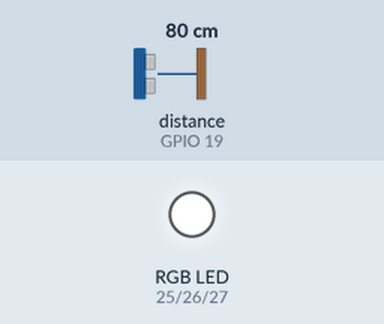
A sketch run on a simulated ESP32. On the bench: an RGB LED mixed from three pins (HIGH = lit). Inputs (shaded band) come from the test bench; at power-on: distance to the obstacle (sensor on GPIO 19) 80 cm. The echo pulse lasts 58.3 µs per cm; WiFi joins after 1.5 s; servers stay silent unless stated; no MQTT or app messages arrive unless stated; pins used as bus, display or sensor lines are not drawn; what the sketch prints to the serial monitor is not drawn.

Above: at 2.7 s.
2.8 s: distance to the obstacle (sensor on GPIO 19) set to 34 cm
At 6.5 s:
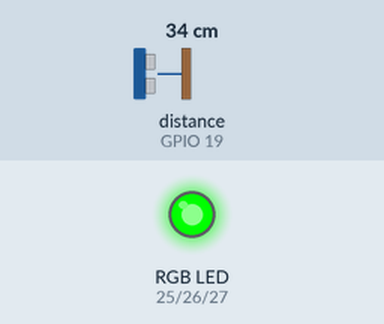
6.8 s: distance to the obstacle (sensor on GPIO 19) set to 26 cm
At 10.8 s:
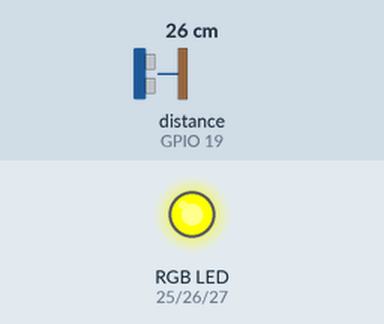
12.3 s: distance to the obstacle (sensor on GPIO 19) set to 12 cm
16.3 s: distance to the obstacle (sensor on GPIO 19) set to 9 cm
Timing chart, 0 to 19.3 s (numbered marks = the images above; inputs shaded):
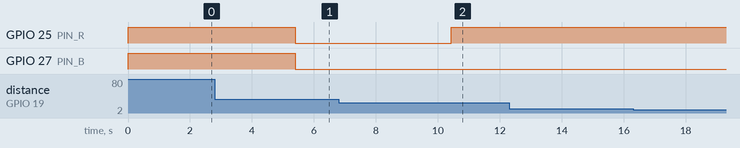

The sketch:

HC-SR04-RGB.ino
```cpp
#include <WiFi.h>
#include "Adafruit_MQTT.h"
#include "Adafruit_MQTT_Client.h"

// ---------------------- CONFIGURACIÓN WI-FI ----------------------
#define WLAN_SSID   "ARTEFACTOS"
#define WLAN_PASS   "87654321"

// ---------------------- CONFIGURACIÓN ADAFRUIT IO ----------------------
#define AIO_SERVER      "io.adafruit.com"
#define AIO_SERVERPORT  1883
#define AIO_USERNAME    "IgnacioZZ"
#define AIO_KEY         "aio_ojpE860D4CGEE7lCWnEvL67m0mFm"

// ---------------------- PINES ----------------------
#define TRIG_PIN  18
#define ECHO_PIN  19
#define PIN_R     25
#define PIN_G     26
#define PIN_B     27

// ---------------------- AJUSTES ----------------------
#define RGB_ANODO_COMUN  false
#define PWM_FREQ         5000
#define PWM_RES          8
#define INTERVALO_PUBLICAR_MS 5000  // Límite Adafruit gratis
#define DIST_CERCA_CM    10         // Umbral rojo
#define DIST_MEDIA_CM    30         // Umbral amarillo

// ---------------------- CLIENTE MQTT Y FEEDS ----------------------
WiFiClient client;
Adafruit_MQTT_Client mqtt(&client, AIO_SERVER, AIO_SERVERPORT, AIO_USERNAME, AIO_KEY);

// Feed para publicar (Enviar datos a Adafruit)
Adafruit_MQTT_Publish feedDistancia = Adafruit_MQTT_Publish(&mqtt, AIO_USERNAME "/feeds/distancia");

// Feed para suscribirse (Recibir la orden del botón Toggle desde Adafruit)
Adafruit_MQTT_Subscribe feedBoton = Adafruit_MQTT_Subscribe(&mqtt, AIO_USERNAME "/feeds/boton");

// ---------------------- ESTADO ----------------------
float ultimaDistancia = -1;
unsigned long ultimoPublicar = 0;
unsigned long ultimoPing = 0;
bool ledEncendido = true;               // Estado controlado por el Toggle

// ---------------------- PROTOTIPOS ----------------------
void conectarWiFi();
void conectarMQTT();
float leerDistanciaCm();
float distanciaPromedio(int muestras);
void escribirRGB(uint8_t r, uint8_t g, uint8_t b);
void actualizarLED();

// =====================================================================
void setup() {
  Serial.begin(115200);
  delay(10);

  pinMode(TRIG_PIN, OUTPUT);
  pinMode(ECHO_PIN, INPUT);

  ledcAttach(PIN_R, PWM_FREQ, PWM_RES);
  ledcAttach(PIN_G, PWM_FREQ, PWM_RES);
  ledcAttach(PIN_B, PWM_FREQ, PWM_RES);

  escribirRGB(255, 255, 255);

  conectarWiFi();

  // Suscribirse al feed del botón al arrancar
  mqtt.subscribe(&feedBoton);
}

// =====================================================================
void loop() {
  conectarMQTT();

  Adafruit_MQTT_Subscribe *sub;

  // Revisar si llegó una orden nueva del botón en Adafruit
  while ((sub = mqtt.readSubscription(200))) {
    if (sub == &feedBoton) {
      const char *msg = (char *)feedBoton.lastread;
      ledEncendido = (strcmp(msg, "ON") == 0); // Cambia el estado a true o false

      Serial.print("boton-led: ");
      Serial.println(msg);

      actualizarLED(); // Forzar actualización de color
    }
  }

  // Leer el ultrasónico y publicar cada 5 segundos
  if (millis() - ultimoPublicar >= INTERVALO_PUBLICAR_MS) {
    ultimoPublicar = millis();

    float d = distanciaPromedio(5);
    if (d > 0) {
      ultimaDistancia = d;
      Serial.print("Distancia: "); Serial.print(d, 1); Serial.println(" cm");

      if (!feedDistancia.publish(d)) {
        Serial.println("Error al publicar la distancia");
      }
    } else {
      Serial.println("Lectura fuera de rango o sin eco");
    }

    actualizarLED();
  }

  // Mantener viva la conexión MQTT
  if (millis() - ultimoPing >= 30000) {
    ultimoPing = millis();
    mqtt.ping();
  }
}

// =====================================================================
//  ULTRASÓNICO HC-SR04
// =====================================================================
float leerDistanciaCm() {
  digitalWrite(TRIG_PIN, LOW);
  delayMicroseconds(2);
  digitalWrite(TRIG_PIN, HIGH);
  delayMicroseconds(10);
  digitalWrite(TRIG_PIN, LOW);

  long duracion = pulseIn(ECHO_PIN, HIGH, 30000);
  if (duracion == 0) return -1;   // no hubo eco

  float distancia = duracion * 0.0343 / 2.0;

  // Rango útil del sensor: 2 a 100 cm
  if (distancia < 2 || distancia > 100) return -1;
  return distancia;
}

float distanciaPromedio(int muestras) {
  float suma = 0;
  int validas = 0;
  for (int i = 0; i < muestras; i++) {
    float d = leerDistanciaCm();
    if (d > 0) { suma += d; validas++; }
    delay(40);
  }
  return (validas > 0) ? suma / validas : -1;
}

// =====================================================================
//  LED RGB
// =====================================================================
void escribirRGB(uint8_t r, uint8_t g, uint8_t b) {
  if (RGB_ANODO_COMUN) {
    r = 255 - r;  g = 255 - g;  b = 255 - b;
  }
  ledcWrite(PIN_R, r);
  ledcWrite(PIN_G, g);
  ledcWrite(PIN_B, b);
}

void actualizarLED() {

  if (ultimaDistancia <= 0 || !ledEncendido) {
    escribirRGB(0, 0, 0);
    return;
  }

  // Lógica de colores (Semáforo de proximidad)
  if (ultimaDistancia <= DIST_CERCA_CM) {
    escribirRGB(255, 0, 0);       // ROJO: Objeto muy cerca
  } else if (ultimaDistancia <= DIST_MEDIA_CM) {
    escribirRGB(255, 255, 0);     // AMARILLO: Objeto a distancia media
  } else {
    escribirRGB(0, 255, 0);       // VERDE: Objeto lejos
  }
}

// =====================================================================
//  CONEXIONES
// =====================================================================
void conectarWiFi() {
  Serial.print("Conectando a "); Serial.println(WLAN_SSID);
  WiFi.begin(WLAN_SSID, WLAN_PASS);
  while (WiFi.status() != WL_CONNECTED) {
    delay(500);
    Serial.print(".");
  }
  Serial.println();
  Serial.print("WiFi conectado. IP: "); Serial.println(WiFi.localIP());
}

void conectarMQTT() {
  if (mqtt.connected()) return;

  Serial.print("Conectando a Adafruit IO... ");
  int8_t ret;
  uint8_t intentos = 3;
  while ((ret = mqtt.connect()) != 0) {
    Serial.println(mqtt.connectErrorString(ret));
    Serial.println("Reintentando en 5 segundos...");
    mqtt.disconnect();
    delay(5000);
    if (--intentos == 0) {
      Serial.println("No se pudo conectar. Reiniciando la ESP32...");
      ESP.restart();
    }
  }
  Serial.println("¡Conectado a Adafruit IO!");
}
```

Measured:
- the behaviour switches between 31 and 30 cm on distance to the obstacle (sensor on GPIO 19) (found by bisection; images 1 and 2)
- after the input at 6.8 s, GPIO 25 (PIN_R): LOW → HIGH after 3.6 s
- after the input at 12.3 s, every drawn part: stays the same
- after the input at 16.3 s, every drawn part: stays the same
